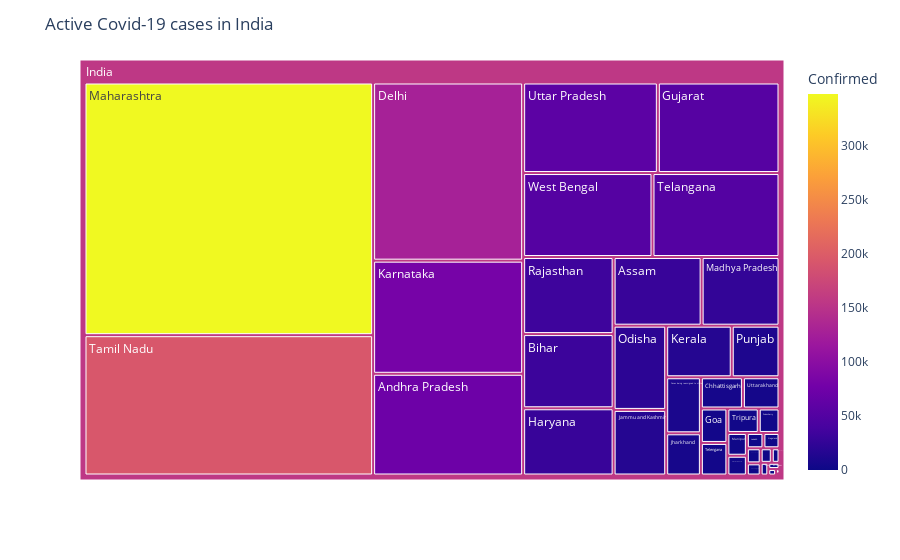

Here is the notebook cell this chart was saved with:
### Code cell
statewise_cases = pd.DataFrame(india_covid_19.groupby(['State/UnionTerritory'])['Confirmed', 'Deaths', 'Cured'].max().reset_index())
statewise_cases["Country"] = "India" 
fig = px.treemap(statewise_cases, path=['Country','State/UnionTerritory'], values='Confirmed',color='Confirmed', hover_data=['State/UnionTerritory'])
fig.update_layout(title_text = 'Active Covid-19 cases in India')
fig.show()

### Figure 1 — Plotly figure (JSON) as saved in the notebook; plotly's stock layout.template omitted (floating-point values rounded to 4 significant figures)
{"data": [{"branchvalues": "total", "customdata": [["Andaman and Nicobar Islands", 240], ["Andhra Pradesh", 72711], ["Arunachal Pradesh", 991], ["Assam", 28791], ["Bihar", 31980], ["Cases being reassigned to states", 9265], ["Chandigarh", 800], ["Chhattisgarh", 6254], ["Dadar Nagar Haveli", 26], ["Dadra and Nagar Haveli and Daman and Diu", 770], ["Daman & Diu", 2], ["Delhi", 127364], ["Goa", 4350], ["Gujarat", 52477], ["Haryana", 28975], ["Himachal Pradesh", 1834], ["Jammu and Kashmir", 16429], ["Jharkhand", 6975], ["Karnataka", 80863], ["Kerala", 16110], ["Ladakh", 1210], ["Madhya Pradesh", 25474], ["Maharashtra", 347502], ["Manipur", 2115], ["Meghalaya", 534], ["Mizoram", 332], ["Nagaland", 1174], ["Odisha", 21099], ["Puducherry", 2420], ["Punjab", 11739], ["Rajasthan", 33220], ["Sikkim", 460], ["Tamil Nadu", 192964], ["Telangana", 50826], ["Telengana", 4111], ["Tripura", 3656], ["Unassigned", 77], ["Uttar Pradesh", 58104], ["Uttarakhand", 5445], ["West Bengal", 51757], ["(?)", 156200.0]], "domain": {"x": [0, 1], "y": [0, 1]}, "hovertemplate": "labels=%{label}<br>Confirmed_sum=%{value}<br>parent=%{parent}<br>id=%{id}<br>State/UnionTerritory=%{customdata[0]}<br>Confirmed=%{color}<extra></extra>", "ids": ["India/Andaman and Nicobar Islands", "India/Andhra Pradesh", "India/Arunachal Pradesh", "India/Assam", "India/Bihar", "India/Cases being reassigned to states", "India/Chandigarh", "India/Chhattisgarh", "India/Dadar Nagar Haveli", "India/Dadra and Nagar Haveli and Daman and Diu", "India/Daman & Diu", "India/Delhi", "India/Goa", "India/Gujarat", "India/Haryana", "India/Himachal Pradesh", "India/Jammu and Kashmir", "India/Jharkhand", "India/Karnataka", "India/Kerala", "India/Ladakh", "India/Madhya Pradesh", "India/Maharashtra", "India/Manipur", "India/Meghalaya", "India/Mizoram", "India/Nagaland", "India/Odisha", "India/Puducherry", "India/Punjab", "India/Rajasthan", "India/Sikkim", "India/Tamil Nadu", "India/Telangana", "India/Telengana", "India/Tripura", "India/Unassigned", "India/Uttar Pradesh", "India/Uttarakhand", "India/West Bengal", "India"], "labels": ["Andaman and Nicobar Islands", "Andhra Pradesh", "Arunachal Pradesh", "Assam", "Bihar", "Cases being reassigned to states", "Chandigarh", "Chhattisgarh", "Dadar Nagar Haveli", "Dadra and Nagar Haveli and Daman and Diu", "Daman & Diu", "Delhi", "Goa", "Gujarat", "Haryana", "Himachal Pradesh", "Jammu and Kashmir", "Jharkhand", "Karnataka", "Kerala", "Ladakh", "Madhya Pradesh", "Maharashtra", "Manipur", "Meghalaya", "Mizoram", "Nagaland", "Odisha", "Puducherry", "Punjab", "Rajasthan", "Sikkim", "Tamil Nadu", "Telangana", "Telengana", "Tripura", "Unassigned", "Uttar Pradesh", "Uttarakhand", "West Bengal", "India"], "marker": {"coloraxis": "coloraxis", "colors": [240, 72711, 991, 28791, 31980, 9265, 800, 6254, 26, 770, 2, 127364, 4350, 52477, 28975, 1834, 16429, 6975, 80863, 16110, 1210, 25474, 347502, 2115, 534, 332, 1174, 21099, 2420, 11739, 33220, 460, 192964, 50826, 4111, 3656, 77, 58104, 5445, 51757, 156200.0]}, "name": "", "parents": ["India", "India", "India", "India", "India", "India", "India", "India", "India", "India", "India", "India", "India", "India", "India", "India", "India", "India", "India", "India", "India", "India", "India", "India", "India", "India", "India", "India", "India", "India", "India", "India", "India", "India", "India", "India", "India", "India", "India", "India", ""], "type": "treemap", "values": [240, 72711, 991, 28791, 31980, 9265, 800, 6254, 26, 770, 2, 127364, 4350, 52477, 28975, 1834, 16429, 6975, 80863, 16110, 1210, 25474, 347502, 2115, 534, 332, 1174, 21099, 2420, 11739, 33220, 460, 192964, 50826, 4111, 3656, 77, 58104, 5445, 51757, 1301426]}], "layout": {"coloraxis": {"colorbar": {"title": {"text": "Confirmed"}}, "colorscale": [[0, "#0d0887"], [0.1111, "#46039f"], [0.2222, "#7201a8"], [0.3333, "#9c179e"], [0.4444, "#bd3786"], [0.5556, "#d8576b"], [0.6667, "#ed7953"], [0.7778, "#fb9f3a"], [0.8889, "#fdca26"], [1, "#f0f921"]]}, "legend": {"tracegroupgap": 0}, "margin": {"t": 60}, "title": {"text": "Active Covid-19 cases in India"}}}
